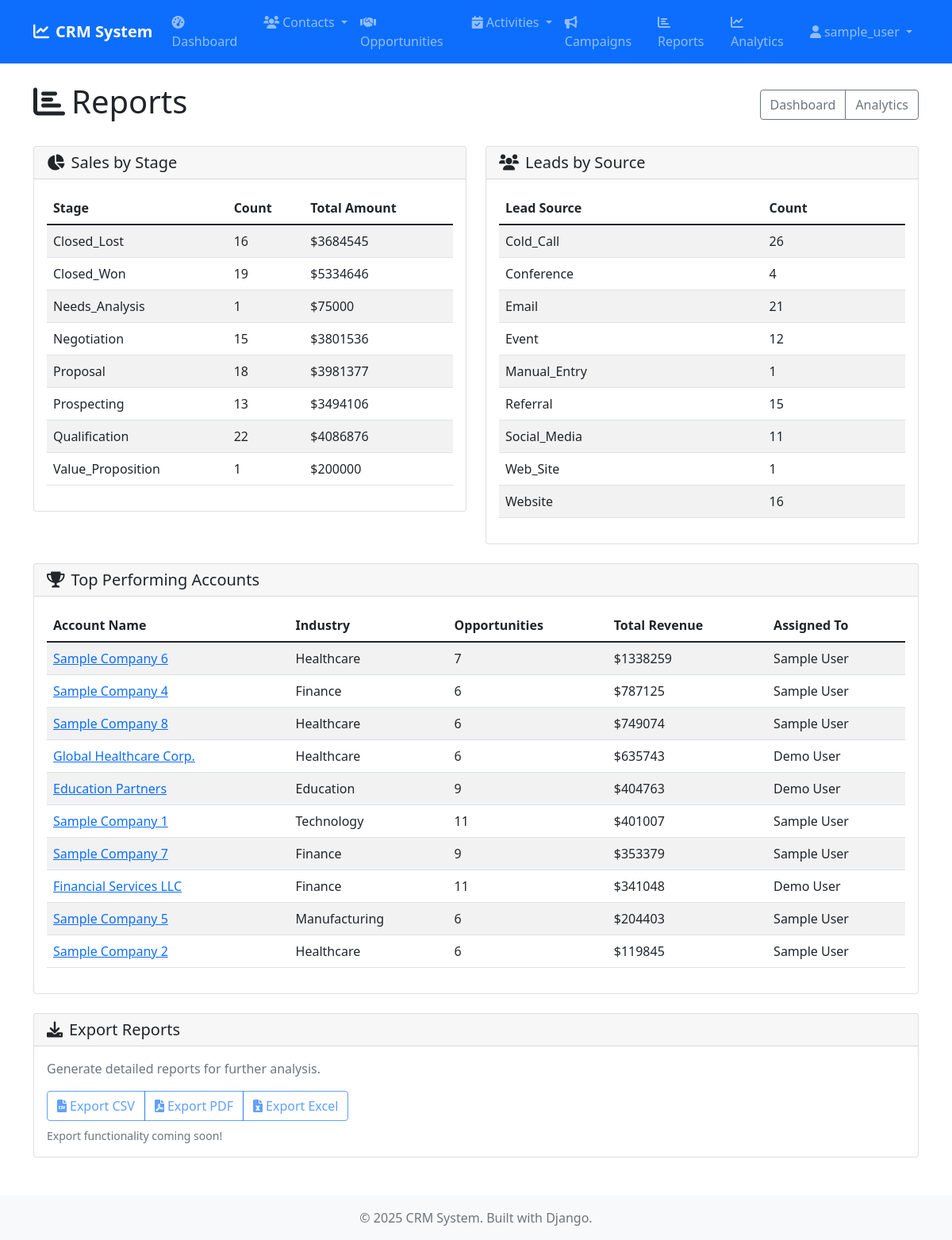
/reports/ (signed in), run on the app's committed database.
### opportunities/models.py (models this page shows, shortened)
class Opportunity(models.Model):
    SALES_STAGE = [
        ('prospecting', 'Prospecting'),
        ('qualification', 'Qualification'),
        ('needs_analysis', 'Needs Analysis'),
        ('value_proposition', 'Value Proposition'),
        ('id_decision_makers', 'Id. Decision Makers'),
        ('perception_analysis', 'Perception Analysis'),
        ('proposal', 'Proposal/Price Quote'),
        ('negotiation', 'Negotiation/Review'),
        ('closed_won', 'Closed Won'),
        ('closed_lost', 'Closed Lost'),
    ]
    LEAD_SOURCE = [
        ('existing_customer', 'Existing Customer'),
        ('partner', 'Partner'),
        ('public_relations', 'Public Relations'),
        ('direct_mail', 'Direct Mail'),
        ('conference', 'Conference'),
        ('trade_show', 'Trade Show'),
        ('web_site', 'Web Site'),
        ('word_of_mouth', 'Word of mouth'),
        ('email', 'Email'),
        ('campaign', 'Campaign'),
        ('other', 'Other'),
    ]
    TYPE_CHOICES = [
        ('existing_business', 'Existing Business'),
        ('new_business', 'New Business'),
    ]
    name = models.CharField(max_length=200)
    account = models.ForeignKey(Account, on_delete=models.CASCADE, related_name='opportunities')
    contact = models.ForeignKey(Contact, on_delete=models.SET_NULL, null=True, blank=True)
    amount = models.DecimalField(max_digits=15, decimal_places=2)
    sales_stage = models.CharField(max_length=20, choices=SALES_STAGE, default='prospecting')
    probability = models.IntegerField(default=0, help_text='Probability of closing (0-100%)')
    expected_close_date = models.DateField()
    opportunity_type = models.CharField(max_length=20, choices=TYPE_CHOICES, blank=True)
    lead_source = models.CharField(max_length=20, choices=LEAD_SOURCE, blank=True)
    next_step = models.CharField(max_length=200, blank=True)
    description = models.TextField(blank=True)
    assigned_to = models.ForeignKey(User, on_delete=models.SET_NULL, null=True, blank=True)
    created_by = models.ForeignKey(User, on_delete=models.SET_NULL, null=True, blank=True, related_name='created_opportunities')
    created_at = models.DateTimeField(auto_now_add=True)
    updated_at = models.DateTimeField(auto_now=True)
    class Meta:
        ordering = ['-expected_close_date']
        verbose_name_plural = 'Opportunities'

### accounts/models.py (models this page shows, shortened)
class Account(models.Model):
    ACCOUNT_TYPES = [
        ('customer', 'Customer'),
        ('prospect', 'Prospect'),
        ('partner', 'Partner'),
        ('competitor', 'Competitor'),
        ('other', 'Other'),
    ]
    INDUSTRIES = [
        ('technology', 'Technology'),
        ('healthcare', 'Healthcare'),
        ('finance', 'Finance'),
        ('education', 'Education'),
        ('retail', 'Retail'),
        ('manufacturing', 'Manufacturing'),
        ('other', 'Other'),
    ]
    name = models.CharField(max_length=200)
    account_type = models.CharField(max_length=20, choices=ACCOUNT_TYPES, default='customer')
    industry = models.CharField(max_length=20, choices=INDUSTRIES, blank=True)
    website = models.URLField(blank=True)
    phone = models.CharField(max_length=20, blank=True)
    email = models.EmailField(blank=True)
    billing_street = models.TextField(blank=True)
    billing_city = models.CharField(max_length=100, blank=True)
    billing_state = models.CharField(max_length=100, blank=True)
    billing_postal_code = models.CharField(max_length=20, blank=True)
    billing_country = models.CharField(max_length=100, blank=True)
    shipping_street = models.TextField(blank=True)
    shipping_city = models.CharField(max_length=100, blank=True)
    shipping_state = models.CharField(max_length=100, blank=True)
    shipping_postal_code = models.CharField(max_length=20, blank=True)
    shipping_country = models.CharField(max_length=100, blank=True)
    annual_revenue = models.DecimalField(max_digits=15, decimal_places=2, null=True, blank=True)
    employees = models.IntegerField(null=True, blank=True)
    description = models.TextField(blank=True)
    assigned_to = models.ForeignKey(User, on_delete=models.SET_NULL, null=True, blank=True)
    created_by = models.ForeignKey(User, on_delete=models.SET_NULL, null=True, blank=True, related_name='created_accounts')
    created_at = models.DateTimeField(auto_now_add=True)
    updated_at = models.DateTimeField(auto_now=True)
    class Meta:
        ordering = ['name']

### dashboard/views.py (the view)
# urls.py: path('reports/', views.ReportsView.as_view(), name='reports'),
class ReportsView(LoginRequiredMixin, TemplateView):
    template_name = 'dashboard/reports.html'
    def get_context_data(self, **kwargs):
        context = super().get_context_data(**kwargs)
        context['sales_by_stage'] = Opportunity.objects.values('sales_stage').annotate(
            count=Count('id'),
            total_amount=Sum('amount')
        )
        context['leads_by_source'] = Lead.objects.values('lead_source').annotate(
            count=Count('id')
        )
        context['top_accounts'] = Account.objects.annotate(
            opportunity_count=Count('opportunities'),
            total_revenue=Sum('opportunities__amount', filter=Q(opportunities__sales_stage='closed_won'))
        ).order_by('-total_revenue')[:10]
        return context

### templates/dashboard/reports.html (shortened to what this page needs)
{% extends 'base.html' %}
{% block content %}
<div class="d-flex justify-content-between align-items-center mb-4">
    <h1><i class="fas fa-chart-bar me-2"></i>Reports</h1>
    <div class="btn-group" role="group">
        <a href="{% url 'dashboard:home' %}" class="btn btn-outline-secondary">Dashboard</a>
        <a href="{% url 'dashboard:analytics' %}" class="btn btn-outline-secondary">Analytics</a>
    </div>
</div>
<div class="row">
    <div class="col-lg-6 mb-4">
        <div class="card">
            <div class="card-header">
                <h5 class="mb-0"><i class="fas fa-chart-pie me-2"></i>Sales by Stage</h5>
            </div>
            <div class="card-body">
                {% if sales_by_stage %}
                    <div class="table-responsive">
                        <table class="table table-striped">
                            <thead>
                                <tr>
                                    <th>Stage</th>
                                    <th>Count</th>
                                    <th>Total Amount</th>
                                </tr>
                            </thead>
                            <tbody>
                                {% for stage in sales_by_stage %}
                                <tr>
                                    <td>{{ stage.sales_stage|title }}</td>
                                    <td>{{ stage.count }}</td>
                                    <td>${{ stage.total_amount|default:0|floatformat:0 }}</td>
                                </tr>
                                {% endfor %}
                            </tbody>
                        </table>
                    </div>
                {% else %}
                    <p class="text-muted">No sales data available.</p>
                {% endif %}
            </div>
        </div>
    </div>
    <div class="col-lg-6 mb-4">
        <div class="card">
            <div class="card-header">
                <h5 class="mb-0"><i class="fas fa-users me-2"></i>Leads by Source</h5>
            </div>
            <div class="card-body">
                {% if leads_by_source %}
                    <div class="table-responsive">
                        <table class="table table-striped">
                            <thead>
                                <tr>
                                    <th>Lead Source</th>
                                    <th>Count</th>
                                </tr>
                            </thead>
                            <tbody>
                                {% for source in leads_by_source %}
                                <tr>
                                    <td>{{ source.lead_source|title }}</td>
                                    <td>{{ source.count }}</td>
                                </tr>
                                {% endfor %}
                            </tbody>
                        </table>
                    </div>
                {% else %}
                    <p class="text-muted">No lead data available.</p>
                {% endif %}
            </div>
        </div>
    </div>
</div>
<div class="row">
    <div class="col-12">
        <div class="card">
            <div class="card-header">
                <h5 class="mb-0"><i class="fas fa-trophy me-2"></i>Top Performing Accounts</h5>
            </div>
            <div class="card-body">
                {% if top_accounts %}
                    <div class="table-responsive">
                        <table class="table table-striped">
                            <thead>
                                <tr>
                                    <th>Account Name</th>
                                    <th>Industry</th>
                                    <th>Opportunities</th>
                                    <th>Total Revenue</th>
                                    <th>Assigned To</th>
                                </tr>
                            </thead>
                            <tbody>
                                {% for account in top_accounts %}
                                <tr>
                                    <td>
                                        <a href="{% url 'accounts:detail' account.pk %}">{{ account.name }}</a>
                                    </td>
                                    <td>{{ account.get_industry_display|default:"-" }}</td>
                                    <td>{{ account.opportunity_count|default:0 }}</td>
                                    <td>${{ account.total_revenue|default:0|floatformat:0 }}</td>
                                    <td>{{ account.assigned_to.get_full_name|default:account.assigned_to.username|default:"-" }}</td>
                                </tr>
                                {% endfor %}
                            </tbody>
                        </table>
                    </div>
                {% else %}
                    <p class="text-muted">No account data available.</p>
                {% endif %}
            </div>
        </div>
    </div>
</div>
<div class="row mt-4">
    <div class="col-12">
        <div class="card">
            <div class="card-header">
                <h5 class="mb-0"><i class="fas fa-download me-2"></i>Export Reports</h5>
            </div>
            <div class="card-body">
                <p class="text-muted">Generate detailed reports for further analysis.</p>
                <div class="btn-group" role="group">
                    <button class="btn btn-outline-primary" disabled>
                        <i class="fas fa-file-csv me-1"></i>Export CSV
                    </button>
                    <button class="btn btn-outline-primary" disabled>
                        <i class="fas fa-file-pdf me-1"></i>Export PDF
                    </button>
                    <button class="btn btn-outline-primary" disabled>
                        <i class="fas fa-file-excel me-1"></i>Export Excel
                    </button>
                </div>
                <small class="text-muted d-block mt-2">Export functionality coming soon!</small>
            </div>
        </div>
    </div>
</div>
{% endblock %}

### templates/base.html (shortened to what this page needs)
<!DOCTYPE html>
<html lang="en">
<head>
    <link href="https://cdn.jsdelivr.net/npm/bootstrap@5.1.3/dist/css/bootstrap.min.css" rel="stylesheet">
    <link href="https://cdnjs.cloudflare.com/ajax/libs/font-awesome/6.0.0/css/all.min.css" rel="stylesheet">
    {% load static %}
    <link href="{% static 'css/custom.css' %}" rel="stylesheet">
</head>
<body>
    <nav class="navbar navbar-expand-lg navbar-dark bg-primary">
        <div class="container">
            <a class="navbar-brand" href="{% url 'dashboard:home' %}">
                <i class="fas fa-chart-line me-2"></i>CRM System
            </a>
            {% if user.is_authenticated %}
            <div class="collapse navbar-collapse" id="navbarNav">
                <ul class="navbar-nav me-auto">
                    <li class="nav-item">
                        <a class="nav-link" href="{% url 'dashboard:home' %}">
                            <i class="fas fa-tachometer-alt me-1"></i>Dashboard
                        </a>
                    </li>
                    <li class="nav-item dropdown">
                        <a class="nav-link dropdown-toggle" href="#" role="button" data-bs-toggle="dropdown">
                            <i class="fas fa-users me-1"></i>Contacts
                        </a>
                    </li>
                    <li class="nav-item">
                        <a class="nav-link" href="{% url 'opportunities:list' %}">
                            <i class="fas fa-handshake me-1"></i>Opportunities
                        </a>
                    </li>
                    <li class="nav-item dropdown">
                        <a class="nav-link dropdown-toggle" href="#" role="button" data-bs-toggle="dropdown">
                            <i class="fas fa-calendar-check me-1"></i>Activities
                        </a>
                    </li>
                    <li class="nav-item">
                        <a class="nav-link" href="{% url 'campaigns:list' %}">
                            <i class="fas fa-bullhorn me-1"></i>Campaigns
                        </a>
                    </li>
                    <li class="nav-item">
                        <a class="nav-link" href="{% url 'dashboard:reports' %}">
                            <i class="fas fa-chart-bar me-1"></i>Reports
                        </a>
                    </li>
                    <li class="nav-item">
                        <a class="nav-link" href="{% url 'dashboard:analytics' %}">
                            <i class="fas fa-chart-line me-1"></i>Analytics
                        </a>
                    </li>
                </ul>
                <ul class="navbar-nav">
                    <li class="nav-item dropdown">
                        <a class="nav-link dropdown-toggle" href="#" role="button" data-bs-toggle="dropdown">
                            <i class="fas fa-user me-1"></i>{{ user.username }}
                        </a>
                    </li>
                </ul>
            </div>
            {% endif %}
        </div>
    </nav>
    <main class="container my-4">
        {% block content %}
        {% endblock %}
    </main>
    <footer class="bg-light text-center py-3 mt-5">
        <div class="container">
            <p class="text-muted mb-0">&copy; 2025 CRM System. Built with Django.</p>
        </div>
    </footer>
</body>
</html>

### static/css/custom.css (style rules this page uses)
.navbar-brand { font-weight: bold; }

### data on the page
Opportunity: sales_stage "Needs_Analysis", count "1", total_amount "75000"
Opportunity: sales_stage "Value_Proposition", count "1", total_amount "200000"
Account: name "Sample Company 6", industry "Healthcare", opportunity_count "7", total_revenue "1338259", assigned_to.get_full_name "Sample User"
Account: name "Sample Company 4", industry "Finance", opportunity_count "6", total_revenue "787125", assigned_to.get_full_name "Sample User"
Account: name "Sample Company 8", industry "Healthcare", opportunity_count "6", total_revenue "749074", assigned_to.get_full_name "Sample User"
Account: name "Global Healthcare Corp.", industry "Healthcare", opportunity_count "6", total_revenue "635743", assigned_to.get_full_name "Demo User"
Account: name "Education Partners", industry "Education", opportunity_count "9", total_revenue "404763", assigned_to.get_full_name "Demo User"
Account: name "Sample Company 1", industry "Technology", opportunity_count "11", total_revenue "401007", assigned_to.get_full_name "Sample User"
Account: name "Sample Company 7", industry "Finance", opportunity_count "9", total_revenue "353379", assigned_to.get_full_name "Sample User"
Account: name "Financial Services LLC", industry "Finance", opportunity_count "11", total_revenue "341048", assigned_to.get_full_name "Demo User"
Account: name "Sample Company 5", industry "Manufacturing", opportunity_count "6", total_revenue "204403", assigned_to.get_full_name "Sample User"
Account: name "Sample Company 2", industry "Healthcare", opportunity_count "6", total_revenue "119845", assigned_to.get_full_name "Sample User"

### other printed values
{{ user.username }} "sample_user"
{{ stage.sales_stage|title }} "Closed_Lost" "Closed_Won" "Negotiation" "Proposal" "Prospecting" "Qualification"
{{ stage.count }} "16" "19" "15" "18" "13" "22"
{{ stage.total_amount|default:0|floatformat:0 }} "3684545" "5334646" "3801536" "3981377" "3494106" "4086876"
{{ source.lead_source|title }} "Cold_Call" "Conference" "Email" "Event" "Manual_Entry" "Referral" "Social_Media" "Web_Site" "Website"
{{ source.count }} "26" "4" "21" "12" "1" "15" "11" "1" "16"
